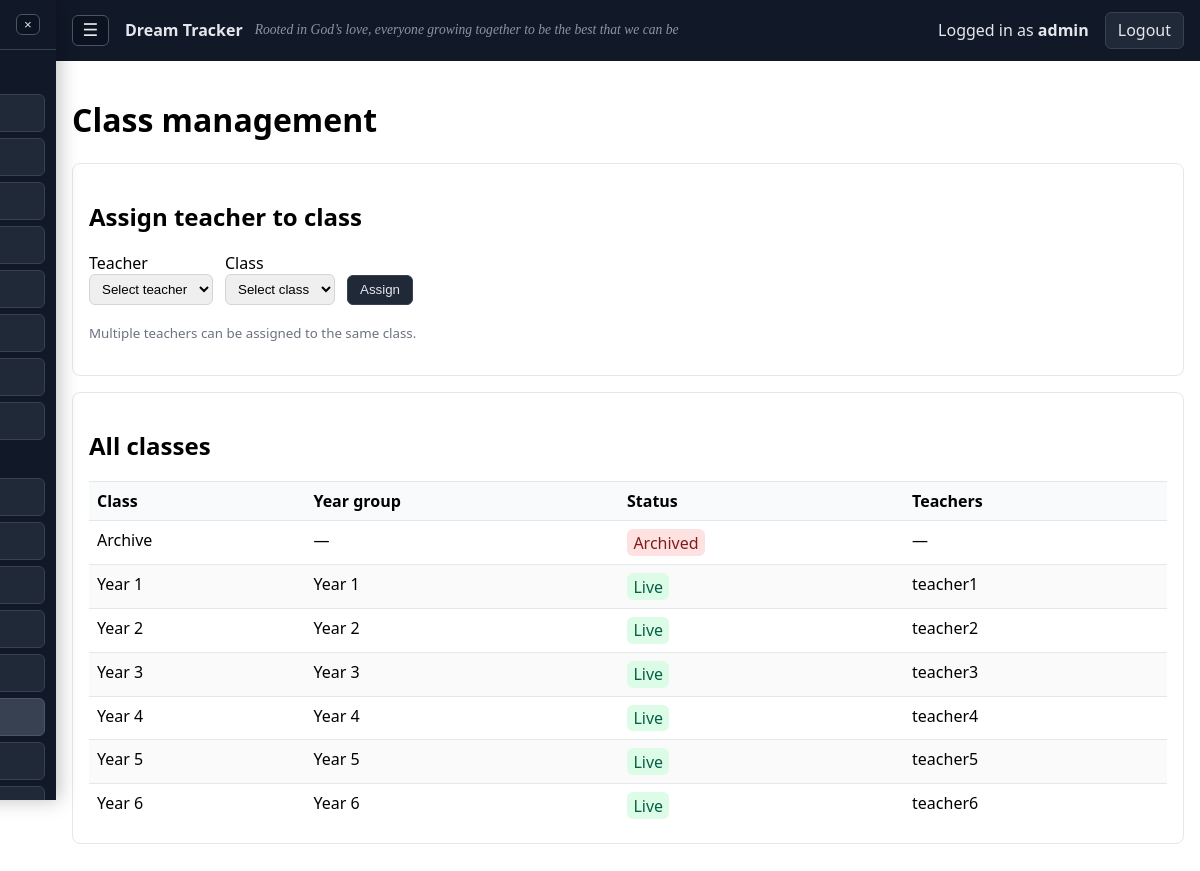
Screenshot of /admin/classes (signed in) with the database file from the repository.
### models.py (models this page shows, shortened)
class Teacher(UserMixin, db.Model):
    __tablename__ = "teachers"
    id = db.Column(db.Integer, primary_key=True)
    username = db.Column(db.String(80), unique=True, nullable=False)
    password_hash = db.Column(db.String(255), nullable=False)
    class_id = db.Column(db.Integer, db.ForeignKey("classes.id"))
    is_admin = db.Column(db.Boolean, nullable=False, default=False)
    is_active = db.Column(db.Boolean, nullable=False, default=True)
    class_links = db.relationship("TeacherClass", back_populates="teacher", cascade="all, delete-orphan")
    classes = db.relationship("SchoolClass", secondary="teacher_classes", viewonly=True)

class SchoolClass(db.Model):
    __tablename__ = "classes"
    id = db.Column(db.Integer, primary_key=True)
    name = db.Column(db.String(80), unique=True, nullable=False)
    year_group = db.Column(db.Integer, nullable=True)  # e.g., 1..13 (Year 1..Year 13)
    is_archived = db.Column(db.Boolean, nullable=False, default=False)
    is_archive = db.Column(db.Boolean, nullable=False, default=False)
    pupils = db.relationship("Pupil", backref="klass", cascade="all, delete-orphan")
    teachers = db.relationship("Teacher", backref="klass", foreign_keys="Teacher.class_id")
    teacher_links = db.relationship("TeacherClass", back_populates="school_class", cascade="all, delete-orphan")

### app.py (the view, shortened to what this page needs)
    @app.route("/admin/classes", methods=["GET", "POST"])
    @login_required
    def admin_classes():
        if not is_admin_user():
            flash("Admins only.", "error")
            return redirect(url_for("dashboard", subject="maths"))
        classes = SchoolClass.query.order_by(SchoolClass.year_group.asc(), SchoolClass.name.asc()).all()
        teachers = (Teacher.query
                    .filter_by(is_admin=False)
                    .order_by(Teacher.username.asc())
                    .all())
        return render_template("admin_classes.html", classes=classes, teachers=teachers)

### templates/admin_classes.html (shortened to what this page needs)
{% extends "layout.html" %}
{% block content %}
<h1>Class management</h1>
<section class="card">
  <h2>Assign teacher to class</h2>
  <form method="post" class="inline">
    <label>Teacher<br>
      <select name="teacher_id" required>
        <option value="">Select teacher</option>
      </select>
    </label>
    <label>Class<br>
      <select name="class_id" required>
        <option value="">Select class</option>
      </select>
    </label>
    <button type="submit" class="button">Assign</button>
  </form>
  <p><small class="muted">Multiple teachers can be assigned to the same class.</small></p>
</section>
<section class="card">
  <h2>All classes</h2>
  <div class="table-scroll">
  <table>
    <thead>
      <tr>
        <th>Class</th>
        <th>Year group</th>
        <th>Status</th>
        <th>Teachers</th>
      </tr>
    </thead>
    <tbody>
      {% for c in classes %}
        <tr>
          <td>{{ c.name }}</td>
          <td>{% if c.year_group %}Year {{ c.year_group }}{% else %}—{% endif %}</td>
          <td>
            {% if c.is_archived or c.is_archive %}
              <span class="band band-wts">Archived</span>
            {% else %}
              <span class="band band-ot">Live</span>
            {% endif %}
          </td>
          <td>
            {% set names = c.teachers | rejectattr('is_admin') | map(attribute='username') | list %}
            {{ names|join(', ') if names else '—' }}
          </td>
        </tr>
      {% endfor %}
    </tbody>
  </table>
  </div>
</section>
{% endblock %}

### templates/layout.html (shortened to what this page needs)
<!doctype html>
<html lang="en">
<head>
</head>
<body>
  {% set sidebar_params = namespace(values={}) %}
  {% for key in ['year','term','class','gender','pp','laps','svc','min_pct','max_pct','band'] %}
    {% if request.args.get(key) %}
      {% set _ = sidebar_params.values.update({key: request.args.get(key)}) %}
    {% endif %}
  {% endfor %}
  {% set sidebar_subject = request.view_args.get('subject') if request.view_args and request.view_args.get('subject') else request.args.get('subject', 'maths') %}
  {% set sidebar_mode = request.args.get('mode', 'table' if current_user.is_admin else 'home') %}
  {% set reports_href = url_for('reports', **sidebar_params.values) %}
  {% set is_year6_menu = y6_nav is not none %}
  {% if current_user.is_authenticated %}
    <div id="sidebarHoverZone" class="hover-zone" aria-hidden="true"></div>
    <aside id="sidebar" class="sidebar" aria-label="Main menu">
      <div class="sidebar-head">
        <button id="menuCloseBtn" class="sidebar-close" aria-label="Close menu" type="button">×</button>
      </div>
      <nav class="sidebar-nav">
        <div class="section-title">Teacher</div>
        {% if is_year6_menu %}
          <a class="sidebar-link {{ 'active' if request.endpoint == 'y6_home' or (request.endpoint == 'dashboard' and sidebar_mode == 'home') else '' }}" href="{{ url_for('y6_home', **sidebar_params.values) }}">Home</a>
          <a class="sidebar-link {{ 'active' if request.endpoint in ['y6_sats_tracker', 'sats_page'] else '' }}" href="{{ url_for('y6_sats_tracker', **sidebar_params.values) }}">SATs Tracker</a>
          <a class="sidebar-link {{ 'active' if request.endpoint in ['y6_writing', 'writing_dashboard'] or (request.endpoint == 'dashboard' and sidebar_subject == 'writing') else '' }}" href="{{ url_for('y6_writing', **sidebar_params.values) }}">Writing</a>
          <a class="sidebar-link {{ 'active' if request.endpoint in ['y6_reports', 'reports'] else '' }}" href="{{ url_for('y6_reports', **sidebar_params.values) }}">Reports</a>
        {% else %}
          <a class="sidebar-link {{ 'active' if request.endpoint == 'dashboard' and sidebar_mode == 'home' else '' }}" href="{{ url_for('dashboard', subject='maths', mode='home', **sidebar_params.values) }}">Home</a>
          <a class="sidebar-link {{ 'active' if request.endpoint == 'dashboard' and sidebar_mode == 'table' and sidebar_subject == 'maths' else '' }}" href="{{ url_for('dashboard', subject='maths', mode='table', **sidebar_params.values) }}">Maths</a>
          <a class="sidebar-link {{ 'active' if request.endpoint == 'dashboard' and sidebar_mode == 'table' and sidebar_subject == 'reading' else '' }}" href="{{ url_for('dashboard', subject='reading', mode='table', **sidebar_params.values) }}">Reading</a>
          <a class="sidebar-link {{ 'active' if request.endpoint == 'dashboard' and sidebar_mode == 'table' and sidebar_subject == 'spag' else '' }}" href="{{ url_for('dashboard', subject='spag', mode='table', **sidebar_params.values) }}">SPaG</a>
          <a class="sidebar-link {{ 'active' if request.endpoint == 'dashboard' and sidebar_mode == 'table' and sidebar_subject == 'writing' else '' }}" href="{{ url_for('dashboard', subject='writing', mode='table', **sidebar_params.values) }}">Writing</a>
          <a class="sidebar-link {{ 'active' if request.endpoint == 'assessments' else '' }}" href="{{ url_for('assessments') }}">GAP</a>
          <a class="sidebar-link {{ 'active' if request.endpoint == 'interventions' else '' }}" href="{{ url_for('interventions') }}">Interventions</a>
          <a class="sidebar-link {{ 'active' if request.endpoint == 'reports' else '' }}" href="{{ reports_href }}">Reports</a>
        {% endif %}
        {% if current_user.is_admin %}
          <div class="section-title">Admin</div>
          <a class="sidebar-link {{ 'active' if request.endpoint in ['admin_home','admin_overview'] else '' }}" href="{{ url_for('admin_home') }}">Home</a>
          <a class="sidebar-link {{ 'active' if request.endpoint in ['interventions','admin_interventions'] else '' }}" href="{{ url_for('interventions') }}">Interventions</a>
          <a class="sidebar-link {{ 'active' if request.endpoint == 'admin_years' else '' }}" href="{{ url_for('admin_years') }}">Years</a>
          <a class="sidebar-link {{ 'active' if request.endpoint == 'admin_promote' else '' }}" href="{{ url_for('admin_promote') }}">Promote</a>
          <a class="sidebar-link {{ 'active' if request.endpoint == 'admin_users' else '' }}" href="{{ url_for('admin_users') }}">Users</a>
          <a class="sidebar-link {{ 'active' if request.endpoint == 'admin_classes' else '' }}" href="{{ url_for('admin_classes') }}">Classes</a>
          <a class="sidebar-link {{ 'active' if request.endpoint == 'admin_archive' else '' }}" href="{{ url_for('admin_archive') }}">Archive</a>
          <a class="sidebar-link {{ 'active' if request.endpoint == 'import_results' else '' }}" href="{{ url_for('import_results') }}">Import data</a>
        {% endif %}
      </nav>
    </aside>
  {% endif %}
  <header class="bar">
    {% if current_user.is_authenticated %}
      <button id="menuBtn" class="menu-btn" aria-label="Open menu" type="button">☰</button>
    {% endif %}
    <div class="brand-wrap">
      <a class="brand" href="{{ url_for('index') }}">Dream Tracker</a>
      <span class="school-motto">Rooted in God’s love, everyone growing together to be the best that we can be</span>
    </div>
    {% if current_user.is_authenticated %}
      <span>Logged in as <strong>{{ current_user.username }}</strong></span>
      <a class="button" href="{{ url_for('logout') }}">Logout</a>
    {% else %}
      <a class="button" href="{{ url_for('login') }}">Login</a>
    {% endif %}
  </header>
  <main>
    {% block content %}{% endblock %}
  </main>
</body>
</html>

### templates/layout.html (style rules this page uses)
html, body { height: 100%; }
body { font-family: system-ui, -apple-system, Segoe UI, Roboto, Arial, sans-serif; margin: 0; padding: 0; display: block; width: 100%; overflow-x: hidden; }
header.bar { display: flex; align-items: center; flex-wrap: wrap; gap: 1rem; padding: 0.75rem 1rem; background: #111827; color: #e5e7eb; width: 100%; box-sizing: border-box; }
header.bar .brand { color: #e5e7eb; text-decoration: none; font-weight: 700; white-space: nowrap; }
header.bar .brand-wrap { display: inline-flex; align-items: center; position: relative; }
.school-motto { position: absolute; left: calc(100% + 0.75rem); font-family: "Georgia", "Times New Roman", cursive; font-style: italic; font-size: 0.85rem; color: #9ca3af; white-space: nowrap; opacity: 0.9; }
.menu-btn { border: 1px solid #4b5563; border-radius: 6px; background: #0b1220; color: #e5e7eb; font-size: 1.1rem; line-height: 1; padding: 0.35rem 0.6rem; cursor: pointer; }
header.bar a { color: #e5e7eb; text-decoration: none; }
.sidebar { position: fixed; top: 0; left: 0; height: 100vh; width: 260px; background: #111827; color: #e5e7eb; z-index: 30; box-shadow: 3px 0 18px rgba(0, 0, 0, 0.25); transform: translateX(-204px); transition: transform 0.2s ease; overflow-y: auto; }
.hover-zone { position: fixed; top: 0; left: 0; bottom: 0; width: 20px; z-index: 25; background: transparent; }
.sidebar-head { display: flex; align-items: center; justify-content: space-between; padding: 0.85rem 1rem; border-bottom: 1px solid #374151; font-weight: 700; }
.sidebar-close { border: 1px solid #4b5563; border-radius: 6px; background: #0b1220; color: #e5e7eb; line-height: 1; padding: 0.2rem 0.45rem; cursor: pointer; }
.sidebar-nav { display: flex; flex-direction: column; gap: 0.35rem; padding: 0.7rem; }
.sidebar-nav .section-title { color: #9ca3af; font-size: 0.8rem; text-transform: uppercase; letter-spacing: 0.02em; margin: 0.45rem 0 0.1rem; padding: 0 0.45rem; }
.sidebar-link { color: #e5e7eb; text-decoration: none; border: 1px solid #374151; border-radius: 6px; background: #1f2937; padding: 0.45rem 0.6rem; white-space: nowrap; overflow: hidden; text-overflow: ellipsis; }
.sidebar-link.active { background: #374151; border-color: #4b5563; }
a.button, button.button, .button { display: inline-block; padding: 0.4rem 0.75rem; border: 1px solid #374151; border-radius: 6px; background: #1f2937; color: #e5e7eb; white-space: nowrap; }
main { padding: 1rem; }
body.has-sidebar main, body.has-sidebar header.bar { padding-left: calc(56px + 1rem); }
section.card, .card { border: 1px solid #e5e7eb; border-radius: 8px; padding: 1rem; margin: 1rem 0; }
table { width: 100%; border-collapse: collapse; }
th, td { padding: 0.5rem; border-top: 1px solid #e5e7eb; text-align: left; vertical-align: top; }
th { background: #f9fafb; }
form.inline { display: flex; flex-wrap: wrap; gap: 0.75rem; align-items: end; }
label { display: inline-block; }
select, input[type="text"], input[type="number"], input[type="file"], textarea { padding: 0.35rem 0.5rem; border: 1px solid #d1d5db; border-radius: 6px; }
.band { padding: 0.15rem 0.4rem; border-radius: 6px; display: inline-block; }
.band-wts { background: #fee2e2; color: #7f1d1d; }
.band-ot { background: #dcfce7; color: #065f46; }
small.muted { color: #6b7280; }
tbody tr:nth-child(even) { background: #fafafa; }
.table-scroll { width: 100%; overflow-x: auto; -webkit-overflow-scrolling: touch; }

### rows the page displays
Teacher: username "admin"
SchoolClass: name "Archive", is_archived "Archived", names "—"
SchoolClass: name "Year 1", year_group "1", is_archived "Live", names "teacher1"
SchoolClass: name "Year 2", year_group "2", is_archived "Live", names "teacher2"
SchoolClass: name "Year 3", year_group "3", is_archived "Live", names "teacher3"
SchoolClass: name "Year 4", year_group "4", is_archived "Live", names "teacher4"
SchoolClass: name "Year 5", year_group "5", is_archived "Live", names "teacher5"
SchoolClass: name "Year 6", year_group "6", is_archived "Live", names "teacher6"
